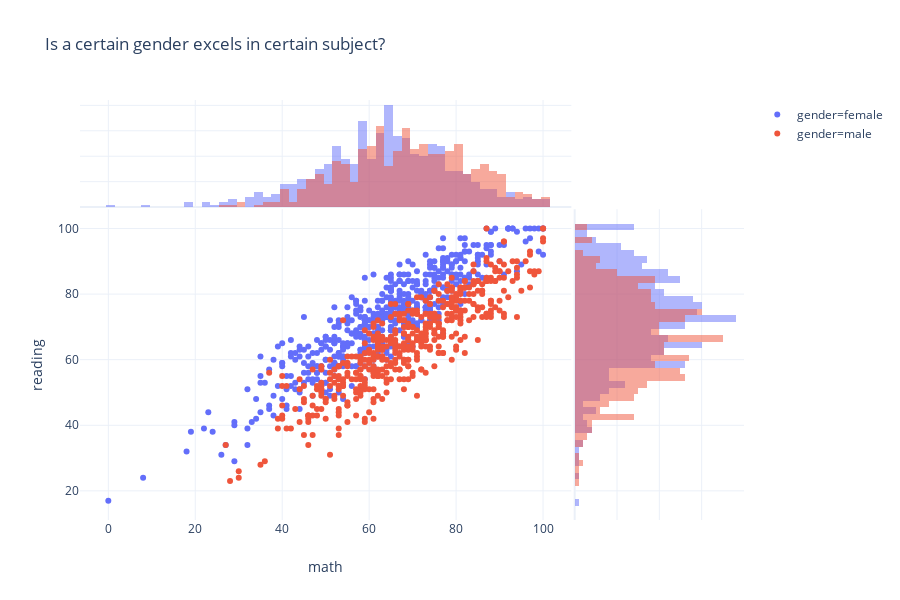

Here is the notebook cell this chart was saved with:
### Markdown cell above
Oh we already get the answer from the plot, before we answer it we will give the marginal plot to see the distribusion of the score. How to see the distibusion? We can use the bar plot, to make a histogram.

### Code cell
fig = px.scatter(df,
                 x='math',
                 y='reading', 
                 color ='gender',
                 marginal_x='histogram',
                 marginal_y='histogram',
                 template='plotly_white',
                 title="Is a certain gender excels in certain subject?")
fig.show()

### Figure 1 — Plotly figure (JSON) as saved in the notebook; plotly's stock layout.template omitted (floating-point values rounded to 4 significant figures; data arrays with more than 128 entries replaced by an {"elided": "..."} marker saying what was removed)
{"data": [{"hoverlabel": {"namelength": 0}, "hovertemplate": "gender=female<br>math=%{x}<br>reading=%{y}", "legendgroup": "gender=female", "marker": {"color": "#636efa", "symbol": "circle"}, "mode": "markers", "name": "gender=female", "showlegend": true, "type": "scatter", "uid": "5364f99c-4069-4aed-8f7a-5b0f0ebdb855", "x": {"elided": "518 int values"}, "xaxis": "x", "y": {"elided": "518 int values"}, "yaxis": "y"}, {"alignmentgroup": "True", "bingroup": "x", "hoverlabel": {"namelength": 0}, "hovertemplate": "gender=female<br>math=%{x}<br>count=%{y}", "legendgroup": "gender=female", "marker": {"color": "#636efa"}, "name": "gender=female", "offsetgroup": "gender=female", "opacity": 0.5, "showlegend": false, "type": "histogram", "uid": "6f8b7f11-5e39-4cae-bb8b-2c36bc8a95b2", "x": {"elided": "518 int values"}, "xaxis": "x", "yaxis": "y2"}, {"alignmentgroup": "True", "bingroup": "y", "hoverlabel": {"namelength": 0}, "hovertemplate": "gender=female<br>reading=%{y}<br>count=%{x}", "legendgroup": "gender=female", "marker": {"color": "#636efa"}, "name": "gender=female", "offsetgroup": "gender=female", "opacity": 0.5, "showlegend": false, "type": "histogram", "uid": "f5e3ec6a-49a1-4b40-909c-67c9d3acdbd4", "xaxis": "x2", "y": {"elided": "518 int values"}, "yaxis": "y"}, {"hoverlabel": {"namelength": 0}, "hovertemplate": "gender=male<br>math=%{x}<br>reading=%{y}", "legendgroup": "gender=male", "marker": {"color": "#EF553B", "symbol": "circle"}, "mode": "markers", "name": "gender=male", "showlegend": true, "type": "scatter", "uid": "77da641b-61a5-4418-bd2c-523c48689f42", "x": {"elided": "482 int values"}, "xaxis": "x", "y": {"elided": "482 int values"}, "yaxis": "y"}, {"alignmentgroup": "True", "bingroup": "x", "hoverlabel": {"namelength": 0}, "hovertemplate": "gender=male<br>math=%{x}<br>count=%{y}", "legendgroup": "gender=male", "marker": {"color": "#EF553B"}, "name": "gender=male", "offsetgroup": "gender=male", "opacity": 0.5, "showlegend": false, "type": "histogram", "uid": "c42baa59-b49a-4a2e-9979-2c3ea04915b8", "x": {"elided": "482 int values"}, "xaxis": "x", "yaxis": "y2"}, {"alignmentgroup": "True", "bingroup": "y", "hoverlabel": {"namelength": 0}, "hovertemplate": "gender=male<br>reading=%{y}<br>count=%{x}", "legendgroup": "gender=male", "marker": {"color": "#EF553B"}, "name": "gender=male", "offsetgroup": "gender=male", "opacity": 0.5, "showlegend": false, "type": "histogram", "uid": "7c545f6a-ffb4-4e9a-8506-7686bf822ffc", "xaxis": "x2", "y": {"elided": "482 int values"}, "yaxis": "y"}], "layout": {"barmode": "overlay", "height": 600, "legend": {"tracegroupgap": 0}, "title": {"text": "Is a certain gender excels in certain subject?"}, "xaxis": {"domain": [0, 0.74], "showgrid": true, "title": {"text": "math"}}, "xaxis2": {"domain": [0.745, 1], "showticklabels": false}, "yaxis": {"domain": [0, 0.74], "showgrid": true, "title": {"text": "reading"}}, "yaxis2": {"domain": [0.745, 1], "showticklabels": false}}}
